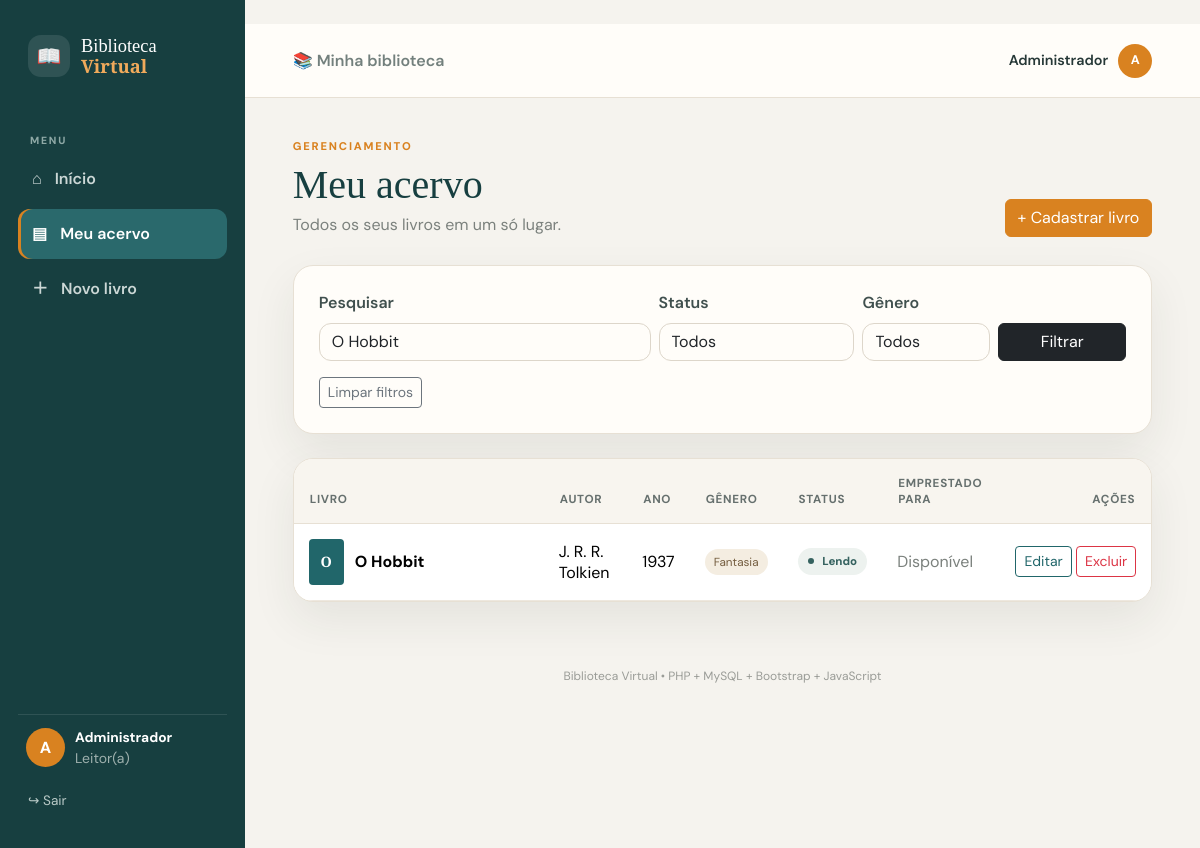
/livros/listar.php?busca=O Hobbit (signed in), run on the app's committed database.
### tables this page shows
CREATE TABLE livros (
    id INT AUTO_INCREMENT PRIMARY KEY,
    titulo VARCHAR(150) NOT NULL,
    autor VARCHAR(100) NOT NULL,
    ano INT NOT NULL,
    genero VARCHAR(50) NOT NULL,
    status_leitura ENUM('Não lido','Lendo','Lido') NOT NULL DEFAULT 'Não lido',
    emprestado_para VARCHAR(100) DEFAULT NULL,
    criado_em TIMESTAMP DEFAULT CURRENT_TIMESTAMP
);

### livros/listar.php (the view, shortened to what this page needs)
<?php
require_once __DIR__ . '/../config/conexao.php';
$busca = trim($_GET['busca'] ?? '');
$status = $_GET['status'] ?? '';
$genero = trim($_GET['genero'] ?? '');
$sql = "SELECT * FROM livros WHERE 1=1";
$params = [];
if ($busca !== '') {
    $sql .= " AND (
        titulo LIKE :busca_titulo
        OR autor LIKE :busca_autor
    )";
    $termo = "%{$busca}%";
    $params[':busca_titulo'] = $termo;
    $params[':busca_autor'] = $termo;
}
$sql .= " ORDER BY id DESC";
$stmt = $pdo->prepare($sql);
$stmt->execute($params);
$livros = $stmt->fetchAll(PDO::FETCH_ASSOC);
?>
<?php include __DIR__ . '/../includes/app-header.php'; ?>
<div class="page-title">
    <div>
        <span class="eyebrow">
            GERENCIAMENTO
        </span>
        <h1>
            Meu acervo
        </h1>
        <p>
            Todos os seus livros em um só lugar.
        </p>
    </div>
    <a
        href="cadastrar.php"
        class="btn btn-primary"
    >
        + Cadastrar livro
    </a>
</div>
<div class="content-card mb-4">
    <form
        method="GET"
        class="row g-2 align-items-end"
    >
        <div class="col-lg-5">
            <label class="form-label">
                Pesquisar
            </label>
            <input
                type="text"
                name="busca"
                class="form-control"
                placeholder="Título ou autor..."
                value="<?= htmlspecialchars($busca) ?>"
            >
        </div>
        <div class="col-lg-3">
            <label class="form-label">
                Status
            </label>
            <select
                name="status"
                class="form-select"
            >
                <option value="">
                    Todos
                </option>
            </select>
        </div>
        <div class="col-lg-2">
            <label class="form-label">
                Gênero
            </label>
            <select
                name="genero"
                class="form-select"
            >
                <option value="">
                    Todos
                </option>
            </select>
        </div>
        <div class="col-lg-2 d-grid">
            <button
                type="submit"
                class="btn btn-dark"
            >
                Filtrar
            </button>
        </div>
    </form>
    <?php if ($busca !== '' || $status !== '' || $genero !== ''): ?>
        <div class="mt-3">
            <a
                href="listar.php"
                class="btn btn-sm btn-outline-secondary"
            >
                Limpar filtros
            </a>
        </div>
    <?php endif; ?>
</div>
<div class="content-card p-0 overflow-hidden">
    <div class="table-responsive">
        <table class="table align-middle mb-0 library-table">
            <thead>
                <tr>
                    <th>
                        Livro
                    </th>
                    <th>
                        Autor
                    </th>
                    <th>
                        Ano
                    </th>
                    <th>
                        Gênero
                    </th>
                    <th>
                        Status
                    </th>
                    <th>
                        Emprestado para
                    </th>
                    <th class="text-end">
                        Ações
                    </th>
                </tr>
            </thead>
            <tbody>
                <?php foreach ($livros as $livro): ?>
                    <tr>
                        <td>
                            <div class="table-book">
                                <div class="mini-cover">
                                    <?= htmlspecialchars(
                                        mb_substr(
                                            $livro['titulo'],
                                            0,
                                            1
                                        )
                                    ) ?>
                                </div>
                                <strong>
                                    <?= htmlspecialchars(
                                        $livro['titulo']
                                    ) ?>
                                </strong>
                            </div>
                        </td>
                        <td>
                            <?= htmlspecialchars(
                                $livro['autor']
                            ) ?>
                        </td>
                        <td>
                            <?= htmlspecialchars(
                                $livro['ano']
                            ) ?>
                        </td>
                        <td>
                            <span class="genre-tag">
                                <?= htmlspecialchars(
                                    $livro['genero']
                                ) ?>
                            </span>
                        </td>
                        <td>
                            <span class="status-pill">
                                <?= htmlspecialchars(
                                    $livro['status_leitura']
                                ) ?>
                            </span>
                        </td>
                        <td>
                            <?php if (!empty($livro['emprestado_para'])): ?>
                                <?= htmlspecialchars(
                                    $livro['emprestado_para']
                                ) ?>
                            <?php else: ?>
                                <span class="muted">
                                    Disponível
                                </span>
                            <?php endif; ?>
                        </td>
                        <td class="text-end text-nowrap">
                            <a
                                class="btn btn-sm btn-outline-primary"
                                href="editar.php?id=<?= (int)$livro['id'] ?>"
                            >
                                Editar
                            </a>
                            <a
                                class="btn btn-sm btn-outline-danger"
                                href="excluir.php?id=<?= (int)$livro['id'] ?>"
                                onclick="return confirmarExclusao(<?= htmlspecialchars(
                                    json_encode(
                                        $livro['titulo'],
                                        JSON_UNESCAPED_UNICODE
                                    )
                                ) ?>)"
                            >
                                Excluir
                            </a>
                        </td>
                    </tr>
                <?php endforeach; ?>
            </tbody>
        </table>
    </div>
</div>
<?php include __DIR__ . '/../includes/app-footer.php'; ?>

### assets/css/style.css (style rules this page uses)
:root { --cream:#f7f2e8; --paper:#fffdf8; --ink:#173f40; --teal:#21666a; --teal-dark:#174e51; --orange:#d98220; --orange-dark:#bd6c16; --muted:#7b817d; --line:#e7e0d4; --shadow:0 18px 45px rgba(40,48,43,.08); }
* { box-sizing:border-box }
body { margin:0;font-family:"DM Sans",sans-serif;background:#f5f3ee;color:#263837 }
h1,h2,h3 { font-family:"Playfair Display",serif;color:var(--ink) }
.btn-primary { background:var(--orange);border-color:var(--orange);color:#fff }
.btn-outline-primary { color:var(--teal);border-color:var(--teal) }
.form-control,.form-select { border:1px solid #ddd6ca;background:#fffdf9;border-radius:12px }
.form-label { font-weight:600;color:#40504e }
.muted { color:var(--muted) }
.eyebrow { display:block;letter-spacing:.16em;font-size:.7rem;font-weight:800;color:var(--orange);margin-bottom:6px }
.app-body { background:#f5f3ee }
.page-title { display:flex;justify-content:space-between;gap:25px;align-items:end;margin-bottom:28px }
.page-title h1 { font-size:2.5rem;margin:0 }
.page-title p { color:var(--muted);margin:4px 0 0 }
.metric,.content-card { background:#fffdf9;border:1px solid var(--line);box-shadow:var(--shadow);border-radius:20px }
.content-card { padding:25px }
.book-cover,.mini-cover { background:var(--teal);color:#fff;display:grid;place-items:center;font-family:"Playfair Display",serif;font-weight:700;flex:0 0 auto }
.status-pill { display:inline-block;padding:6px 10px;border-radius:99px;background:#edf2ef;color:#35625f;font-size:.72rem;font-weight:800;white-space:nowrap }
.status-pill:before { content:"";display:inline-block;width:6px;height:6px;background:currentColor;border-radius:50%;margin-right:6px;vertical-align:1px }
.library-table thead th { background:#f8f5ef;color:#66706e;font-size:.73rem;text-transform:uppercase;letter-spacing:.06em;border-bottom:1px solid var(--line);padding:16px }
.library-table tbody td { padding:15px;border-color:#eee8df }
.table-book { display:flex;align-items:center;gap:11px;min-width:220px }
.mini-cover { width:35px;height:46px;border-radius:4px;font-size:.9rem }
.genre-tag { background:#f4ede1;border-radius:99px;padding:5px 9px;font-size:.73rem;color:#735c3e }

### data on the page
livros: titulo "O", titulo "O Hobbit", autor "J. R. R. Tolkien", ano "1937", genero "Fantasia", status_leitura "Lendo", shows "Disponível"

### other printed values
mb_strtoupper(mb_substr(usuarioAtual(),0,1)) "A"
usuarioAtual() "Administrador"
